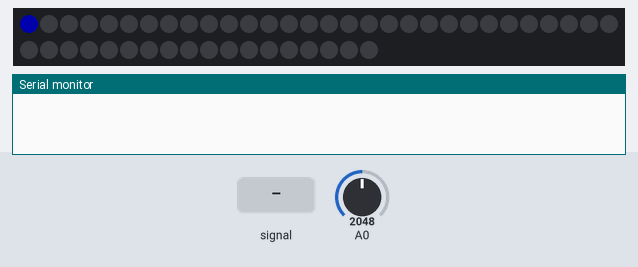
This sketch was run on a simulated Particle Photon. Shown: 48 RGB LEDs in strip order, left to right, continuing on the next row, the last lines printed to the serial monitor. The inputs (shaded band) are chosen by the test bench; at power-on: A0 = 2048. Dim RGB values are drawn brighter than linear.

Above: at 0.21 s.
1.6 s: A0 fed a 200 Hz sine of ±327 counts around its level
3.5 s: A0 fed a 200 Hz sine of ±1842 counts around its level
At 3.53 s:
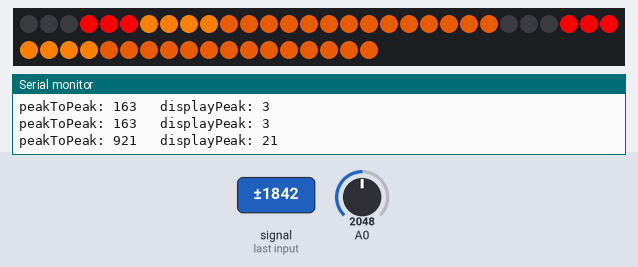
5.1 s: A0 fed a 1000 Hz sine of ±1023 counts around its level
At 5.19 s:
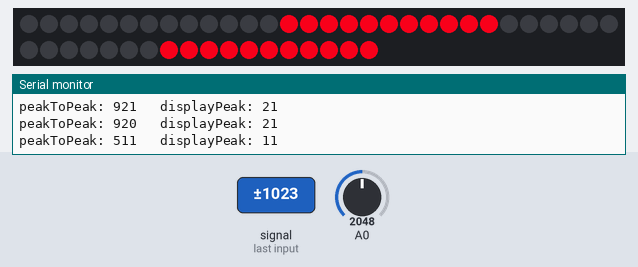
7.9 s: A0 set to 3603
At 7.94 s:
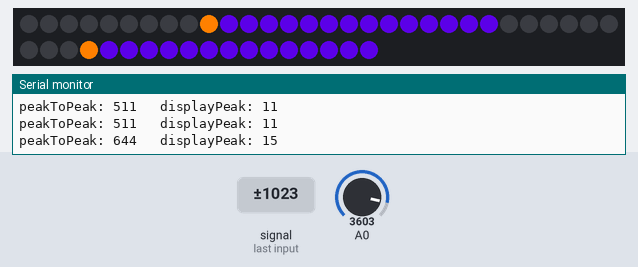
9.4 s: A0 set to 215
At 9.44 s:
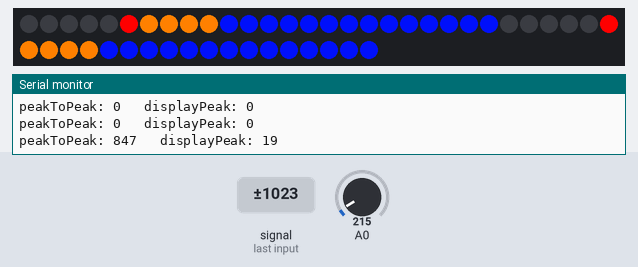

Measured:
- after the input at 3.5 s, the LEDs: change at once (image 1)
- after the input at 5.1 s, the LEDs: first differ from a run without the input after 0.08 s (image 2)
- after the input at 7.9 s, the LEDs: change at once (image 3)
- after the input at 9.4 s, the LEDs: change at once (image 4)

The sketch:

sketch.ino
```cpp
/*
Suspender side 0: 0-23
Suspender side 1: 24-47
*/

#include "application.h"
#include "neopixel.h"

SYSTEM_MODE(MANUAL);

#define ARRAYLEN(x)  (sizeof(x) / sizeof((x)[0]))

#define PIXEL_PIN D2
#define PIXEL_COUNT 48
#define COL_LEN 24

#define TCP_PORT 7000

//the neopixel chip type
#define PIXEL_TYPE WS2812B

#define STOP "stop"
#define SETROW "setRow"

Adafruit_NeoPixel strip = Adafruit_NeoPixel(PIXEL_COUNT, PIXEL_PIN, PIXEL_TYPE);

TCPServer server = TCPServer(TCP_PORT);
TCPClient client;

#define MAX_COLOR 255

String action;
// char action[64];
char parameters[64];
char ip[64];
char tcpstate[64];

String loopRun = STOP;
String *loopArgs = new String[20];
String *strArr = new String[20];

//audio variables
const int maxScale = 24;
const int orangeZone = 10;
const int redZone = 5;
const int sampleWindow = 50; // Sample window width in mS (50 mS = 20Hz)
unsigned int sample;
unsigned int colorCount = 0;

void setup()
{
  pinMode(A0, INPUT);
  Serial.begin(9600);
//   WiFi.selectAntenna(ANT_EXTERNAL);
//   WiFi.on();
//   WiFi.connect();
//   while(!WiFi.ready())
//   {
//      Serial.print("Wifi connecting...");
//      delay(500);
//   }
  server.begin();
  strip.begin();
  strip.show(); // Initialize all pixels to 'off'

  //register the action variable as a GET parameter
  // Particle.variable("action", action, STRING);
  Particle.variable("tcpstate", tcpstate, STRING);
  Particle.variable("parameters", parameters, STRING);
  Particle.variable("ip", ip, STRING);
  (String(WiFi.localIP()[0]) + "." + String(WiFi.localIP()[1]) + "." +  String(WiFi.localIP()[2]) + "." +  String(WiFi.localIP()[3])).toCharArray(ip, 64);
  strip.setPixelColor(0, strip.Color(0, 50, 0));
  strip.show();
  delay(100);
  strip.setPixelColor(0, strip.Color(50, 0, 0));
  strip.show();
  delay(100);
  strip.setPixelColor(0, strip.Color(0, 0, 50));
  strip.show();
  delay(100);
  strip.setPixelColor(0, strip.Color(0, 0, 0));
  strip.show();


}

void loop()
{
   unsigned long startMillis= millis();  // Start of sample window
   unsigned int peakToPeak = 0;   // peak-to-peak level

   unsigned int signalMax = 0;
   unsigned int signalMin = 1024;

   while (millis() - startMillis < sampleWindow)
   {
      sample = analogRead(A0) / 4;
      // Serial.println("sample: " + String(sample));
      if (sample < 1024)  // toss out spurious readings
      {
         if (sample > signalMax)
         {
            signalMax = sample;  // save just the max levels
         }
         else if (sample < signalMin)
         {
            signalMin = sample;  // save just the min levels
         }
      }
   }
   peakToPeak = signalMax - signalMin;
   // Serial.println("peakToPeak: " + String(peakToPeak));
   if(peakToPeak < 0)
      peakToPeak = 0;

   // map 1v p-p level to the max scale of the display
   int displayPeak = map(peakToPeak, 0, 1023, 0, maxScale);
   if(displayPeak < 0)
    displayPeak = 0;
   Serial.println("peakToPeak: " + String(peakToPeak) + "   displayPeak: " + String(displayPeak));

   //upside down now
   displayPeak = maxScale - displayPeak;
   for (int i = maxScale; i >= 0; i--)
   {
      if (i < displayPeak)
      {
         setRow(i, strip.Color(0,0,0));
      }
      else if (i >= orangeZone) //green
      {
        setRow(i, Wheel(colorCount));
      }
      else if (i <= orangeZone + redZone && i > redZone) //orange
      {
        setRow(i, strip.Color(255,128,0));
      }
      else //red
      {
        setRow(i, strip.Color(255,0,0));
      }
   }

   if(colorCount >= MAX_COLOR)
    colorCount = 0;
   else
    colorCount++;

   strip.show();
}

void setRow(int row, int color)
{
  // Serial.println("setRow: " + String(row));
  strip.setPixelColor(row, color);
  strip.setPixelColor(row + COL_LEN, color);
}

int allOff()
{
    return setAll(0,0,0);
}

int setRGB(String rgb)
{
    String r = rgb.substring(0,3);
    String g = rgb.substring(3,6);
    String b = rgb.substring(6,10);

    setAll(stringToInt(r), stringToInt(g), stringToInt(b));
    return 1;
}

int setAll(uint8_t r, uint8_t g, uint8_t b)
{
    for(int i=0; i<strip.numPixels(); i++) {
      strip.setPixelColor(i, strip.Color(r, g, b));
  }
  strip.show();
  return 1;
}

bool stringToBool(String s)
{
    if(s.equals("true") || s.equals("TRUE"))
        return true;
    return false;
}

int stringToInt(String s)
{
    char* str = new char[s.length() + 1];
    strcpy(str, s.c_str());
    int out = atoi(str);
    free(str);
    return out;
}

String* stringSplit(String s, char delim)
{
    int arrcnt = 0;
    String token = "";
    for(uint8_t i=0; i<s.length(); i++)
    {
        char c = s.charAt(i);
        if(c == delim)
        {
            strArr[arrcnt] = token;
            arrcnt++;
            token = "";
        }
        else
        {
            token.concat(String(c));
        }
    }
    strArr[arrcnt] = token;
    return strArr;
}

// Input a value 0 to MAX_COLOR to get a color value.
// The colours are a transition r - g - b - back to r.
uint32_t Wheel(byte WheelPos) {
  int maxVal = MAX_COLOR;
  if(WheelPos < 85) {
     return strip.Color(WheelPos * 3, maxVal - WheelPos * 3, 0);
 } else if(WheelPos < 170) {
     WheelPos -= 85;
     return strip.Color(maxVal - WheelPos * 3, 0, WheelPos * 3);
 } else {
     WheelPos -= 170;
     return strip.Color(0, WheelPos * 3, maxVal - WheelPos * 3);
 }
}
```
